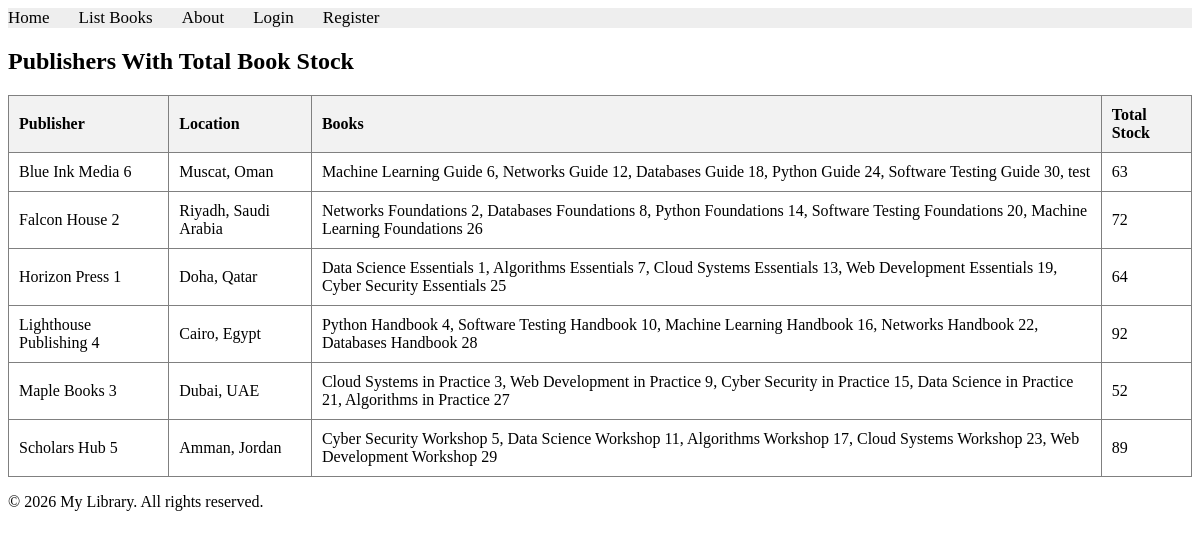
The page /books/lab9/task2 on the database its author committed.
### apps/bookmodule/models.py (models this page shows, shortened)
class Publisher(models.Model):
    name = models.CharField(max_length=200)
    location = models.CharField(max_length=300)

class Book(models.Model):
    title = models.CharField(max_length=100)
    author = models.CharField(max_length=50, blank=True)
    price = models.FloatField(default=0.0)
    quantity = models.IntegerField(default=1)
    pubdate = models.DateTimeField(null=True, blank=True)
    rating = models.SmallIntegerField(default=1)
    edition = models.SmallIntegerField(default=1)
    publisher = models.ForeignKey(
        Publisher,
        null=True,
        blank=True,
        on_delete=models.SET_NULL,
    )
    authors = models.ManyToManyField(Author, blank=True)

### apps/bookmodule/views.py (the view)
# urls.py: path('lab9/task2', views.lab9_task2, name="books.lab9_task2"),
def lab9_task2(request):
    publishers = Publisher.objects.annotate(
        total_book_stock=Coalesce(Sum('book__quantity'), 0),
        book_count=Count('book', distinct=True),
    ).prefetch_related('book_set').order_by('name')
    return render(
        request,
        'bookmodule/lab9_task2.html',
        {'publishers': publishers},
    )

### apps/templates/bookmodule/lab9_task2.html (shortened to what this page needs)
{% extends "layouts/base.html" %}
{% block content %}
<h2>Publishers With Total Book Stock</h2>
<table border="1" style="width: 100%; border-collapse: collapse; margin-top: 20px;">
    <thead>
        <tr style="background-color: #f2f2f2; text-align: left;">
            <th style="padding: 10px;">Publisher</th>
            <th style="padding: 10px;">Location</th>
            <th style="padding: 10px;">Books</th>
            <th style="padding: 10px;">Total Stock</th>
        </tr>
    </thead>
    <tbody>
        {% for publisher in publishers %}
        <tr>
            <td style="padding: 10px;">{{ publisher.name }}</td>
            <td style="padding: 10px;">{{ publisher.location }}</td>
            <td style="padding: 10px;">
                {% for book in publisher.book_set.all %}
                    {{ book.title }}{% if not forloop.last %}, {% endif %}
                {% empty %}
                    No books
                {% endfor %}
            </td>
            <td style="padding: 10px;">{{ publisher.total_book_stock }}</td>
        </tr>
        {% empty %}
        <tr>
            <td colspan="4" style="text-align: center; padding: 10px;">No publishers found.</td>
        </tr>
        {% endfor %}
    </tbody>
</table>
{% endblock content %}

### rows shown on the page
Publisher: name "Blue Ink Media 6", location "Muscat, Oman", total_book_stock "63"
Book: title "Machine Learning Guide 6"
Book: title "Networks Guide 12"
Book: title "Databases Guide 18"
Book: title "Python Guide 24"
Book: title "Software Testing Guide 30"
Book: title "test"
Publisher: name "Falcon House 2", location "Riyadh, Saudi Arabia", total_book_stock "72"
Book: title "Networks Foundations 2"
Book: title "Databases Foundations 8"
Book: title "Python Foundations 14"
Book: title "Software Testing Foundations 20"
Book: title "Machine Learning Foundations 26"
Publisher: name "Horizon Press 1", location "Doha, Qatar", total_book_stock "64"
Book: title "Data Science Essentials 1"
Book: title "Algorithms Essentials 7"
Book: title "Cloud Systems Essentials 13"
Book: title "Web Development Essentials 19"
Book: title "Cyber Security Essentials 25"
Publisher: name "Lighthouse Publishing 4", location "Cairo, Egypt", total_book_stock "92"
Book: title "Python Handbook 4"
Book: title "Software Testing Handbook 10"
Book: title "Machine Learning Handbook 16"
Book: title "Networks Handbook 22"
Book: title "Databases Handbook 28"
Publisher: name "Maple Books 3", location "Dubai, UAE", total_book_stock "52"
Book: title "Cloud Systems in Practice 3"
Book: title "Web Development in Practice 9"
Book: title "Cyber Security in Practice 15"
Book: title "Data Science in Practice 21"
Book: title "Algorithms in Practice 27"
Publisher: name "Scholars Hub 5", location "Amman, Jordan", total_book_stock "89"
Book: title "Cyber Security Workshop 5"
Book: title "Data Science Workshop 11"
Book: title "Algorithms Workshop 17"
Book: title "Cloud Systems Workshop 23"
Book: title "Web Development Workshop 29"
